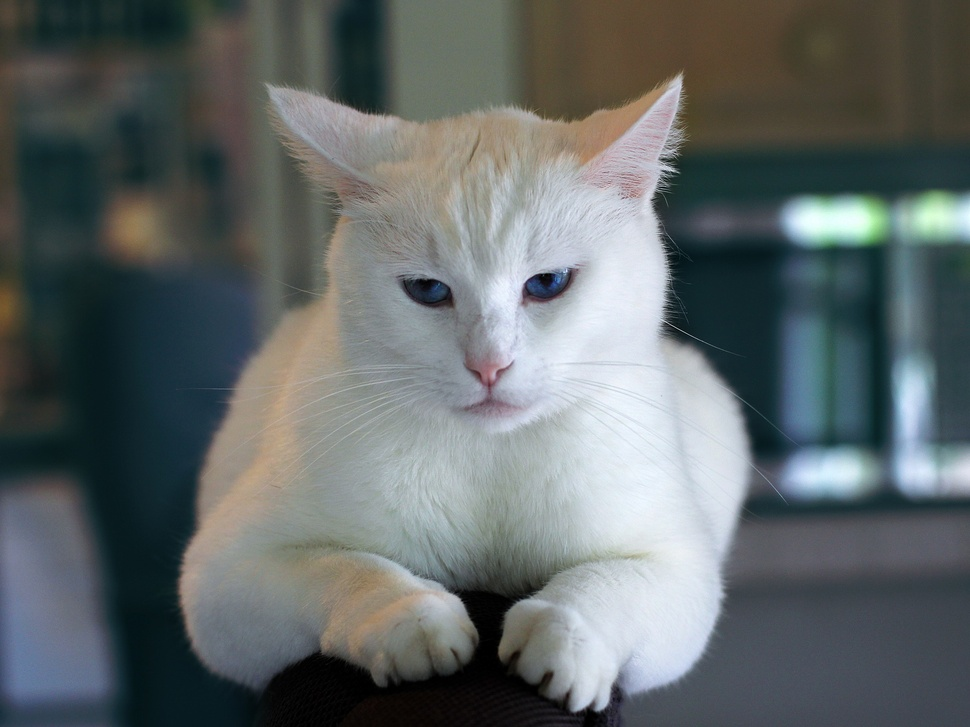
#> input picture scripts/funciones_python/muestra.jpg, 970 x 727 px, shrunk from 1920 x 1440 before the run, found by its file name
$ python obtener_canales.py
#> lines starting #> are read from the running program, lines starting #| are printed output that depends on the picture
#> further down, imagen is the input picture: shape (727, 970, 3); mean R, G, B 97.5, 104.4, 104.8
# -*- coding: utf-8 -*-
"""
Created on Sat Feb 10 16:42:00 2024

@author: USUARIO
"""

import numpy as np
import matplotlib.pyplot as plt
import matplotlib.image as mpimg


def obtener_canales(imagen: np.ndarray) -> tuple:
    """Obtiene los canales Rojo, Verde y Azul de una imagen.

    Args:
        imagen (np.ndarray): La imagen representada como un array numpy.

    Returns:
        tuple: Una tupla que contiene tres imágenes en escala de grises correspondientes a los canales Rojo, Verde y Azul de la imagen original.
    """
    # Extrae los canales de la imagen original
    canal_rojo = imagen[:, :, 0]
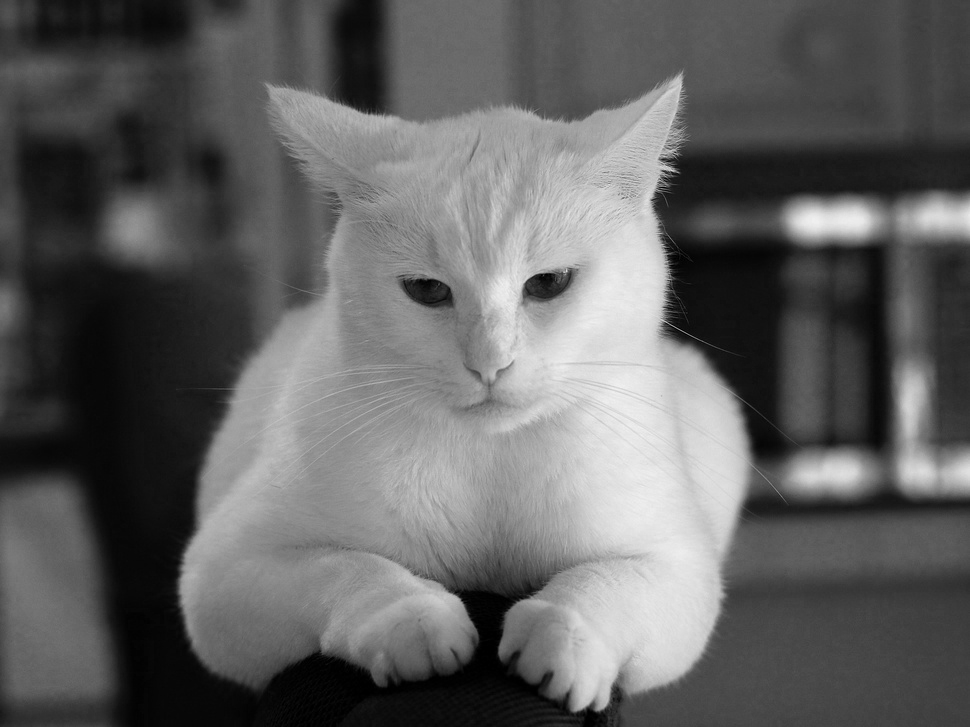
#> canal_rojo: shape (727, 970); min 0, max 241, mean 97.5
    canal_verde = imagen[:, :, 1]
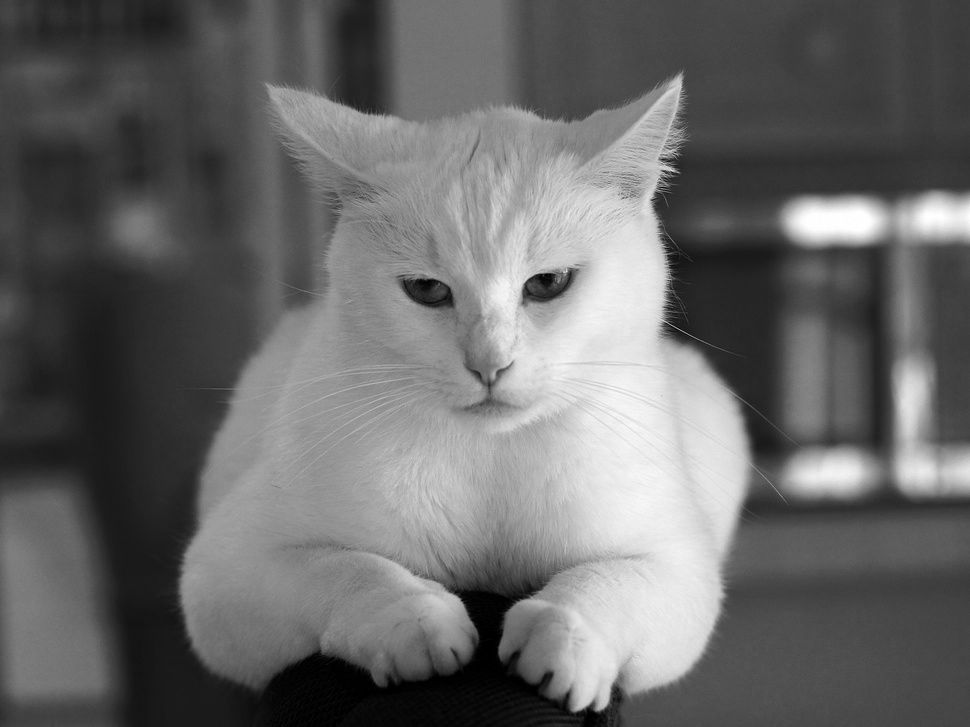
#> canal_verde: shape (727, 970); min 0, max 255, mean 104.4
    canal_azul = imagen[:, :, 2]
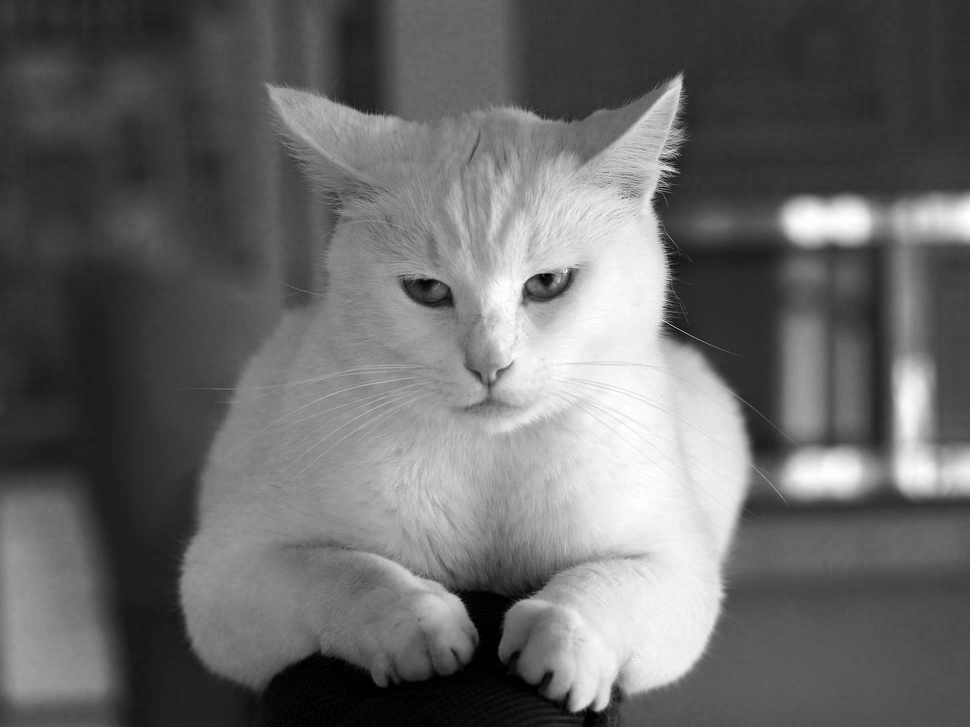
#> canal_azul: shape (727, 970); min 0, max 255, mean 104.8

    return canal_rojo, canal_verde, canal_azul


# Carga la imagen
imagen = mpimg.imread("muestra.jpg")

# Obtiene los canales Rojo, Verde y Azul de la imagen
canal_rojo, canal_verde, canal_azul = obtener_canales(imagen)

# Muestra las imágenes de los canales
plt.figure(figsize=(10, 5))

plt.subplot(1, 3, 1)
plt.imshow(canal_rojo, cmap='gray')
plt.title("Canal Rojo")
plt.axis("off")

plt.subplot(1, 3, 2)
plt.imshow(canal_verde, cmap='gray')
plt.title("Canal Verde")
plt.axis("off")

plt.subplot(1, 3, 3)
plt.imshow(canal_azul, cmap='gray')
plt.title("Canal Azul")
plt.axis("off")

plt.show()
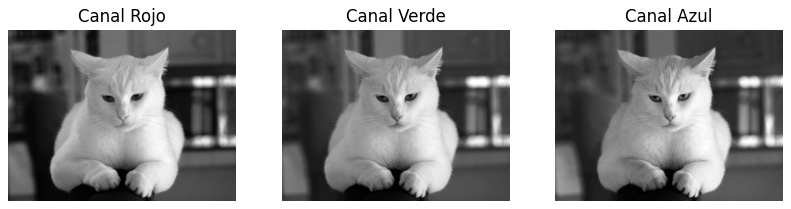
#> figure drawn by matplotlib, 3 panels
